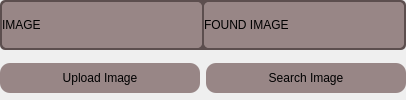
              <widget class="QFrame" name="findframemain">
               <property name="enabled">
                <bool>true</bool>
               </property>
               <property name="acceptDrops">
                <bool>false</bool>
               </property>
               <property name="styleSheet">
                <string notr="true">border-radius: 5px;
</string>
               </property>
               <property name="frameShape">
                <enum>QFrame::NoFrame</enum>
               </property>
               <layout class="QVBoxLayout" name="verticalLayout_9">
                <property name="spacing">
                 <number>0</number>
                </property>
                <property name="leftMargin">
                 <number>0</number>
                </property>
                <property name="topMargin">
                 <number>0</number>
                </property>
                <property name="rightMargin">
                 <number>0</number>
                </property>
                <property name="bottomMargin">
                 <number>0</number>
                </property>
                <item>
                 <widget class="QFrame" name="findframe">
                  <property name="styleSheet">
                   <string notr="true">background-color: rgb(92, 78, 78);</string>
                  </property>
                  <property name="frameShape">
                   <enum>QFrame::NoFrame</enum>
                  </property>
                  <layout class="QGridLayout" name="gridLayout_3">
                   <property name="leftMargin">
                    <number>2</number>
                   </property>
                   <property name="topMargin">
                    <number>2</number>
                   </property>
                   <property name="rightMargin">
                    <number>2</number>
                   </property>
                   <property name="bottomMargin">
                    <number>2</number>
                   </property>
                   <property name="spacing">
                    <number>2</number>
                   </property>
                   <item row="0" column="0">
                    <widget class="QFrame" name="findimage_2">
                     <property name="styleSheet">
                      <string notr="true">background-color: rgb(0, 170, 255);
background-color: rgb(152, 134, 134);</string>
                     </property>
                     <property name="frameShape">
                      <enum>QFrame::NoFrame</enum>
                     </property>
                     <property name="lineWidth">
                      <number>0</number>
                     </property>
                     <layout class="QHBoxLayout" name="horizontalLayout_4">
                      <property name="spacing">
                       <number>0</number>
                      </property>
                      <property name="leftMargin">
                       <number>0</number>
                      </property>
                      <property name="topMargin">
                       <number>0</number>
                      </property>
                      <property name="rightMargin">
                       <number>0</number>
                      </property>
                      <property name="bottomMargin">
                       <number>0</number>
                      </property>
                      <item>
                       <widget class="QLabel" name="label_20">
                        <property name="minimumSize">
                         <size>
                          <width>200</width>
                          <height>0</height>
                         </size>
                        </property>
                        <property name="maximumSize">
                         <size>
                          <width>500</width>
                          <height>500</height>
                         </size>
                        </property>
                        <property name="styleSheet">
                         <string notr="true"/>
                        </property>
                        <property name="lineWidth">
                         <number>0</number>
                        </property>
                        <property name="text">
                         <string>IMAGE</string>
                        </property>
                        <property name="scaledContents">
                         <bool>true</bool>
                        </property>
                       </widget>
                      </item>
                     </layout>
                    </widget>
                   </item>
                   <item row="0" column="1">
                    <widget class="QFrame" name="results_2">
                     <property name="styleSheet">
                      <string notr="true">background-color: rgb(170, 0, 0);
background-color: rgb(152, 134, 134);</string>
                     </property>
                     <property name="frameShape">
                      <enum>QFrame::NoFrame</enum>
                     </property>
                     <property name="lineWidth">
                      <number>0</number>
                     </property>
                     <layout class="QHBoxLayout" name="horizontalLayout_27">
                      <property name="spacing">
                       <number>0</number>
                      </property>
                      <property name="leftMargin">
                       <number>0</number>
                      </property>
                      <property name="topMargin">
                       <number>0</number>
                      </property>
                      <property name="rightMargin">
                       <number>0</number>
                      </property>
                      <property name="bottomMargin">
                       <number>0</number>
                      </property>
                      <item>
                       <widget class="QLabel" name="found_label">
                        <property name="minimumSize">
                         <size>
                          <width>200</width>
                          <height>0</height>
                         </size>
                        </property>
                        <property name="maximumSize">
                         <size>
                          <width>500</width>
                          <height>500</height>
                         </size>
                        </property>
                        <property name="styleSheet">
                         <string notr="true"/>
                        </property>
                        <property name="lineWidth">
                         <number>0</number>
                        </property>
                        <property name="text">
                         <string>FOUND IMAGE</string>
                        </property>
                        <property name="scaledContents">
                         <bool>true</bool>
                        </property>
                       </widget>
                      </item>
                     </layout>
                    </widget>
                   </item>
                  </layout>
                 </widget>
                </item>
                <item>
                 <widget class="QFrame" name="frame_7">
                  <property name="maximumSize">
                   <size>
                    <width>16777215</width>
                    <height>50</height>
                   </size>
                  </property>
                  <property name="styleSheet">
                   <string notr="true"/>
                  </property>
                  <property name="frameShape">
                   <enum>QFrame::NoFrame</enum>
                  </property>
                  <property name="lineWidth">
                   <number>0</number>
                  </property>
                  <layout class="QHBoxLayout" name="horizontalLayout_28">
                   <property name="spacing">
                    <number>6</number>
                   </property>
                   <property name="leftMargin">
                    <number>0</number>
                   </property>
                   <property name="topMargin">
                    <number>6</number>
                   </property>
                   <property name="rightMargin">
                    <number>0</number>
                   </property>
                   <property name="bottomMargin">
                    <number>0</number>
                   </property>
                   <item>
                    <widget class="QPushButton" name="imagebtn_2">
                     <property name="maximumSize">
                      <size>
                       <width>300</width>
                       <height>16777215</height>
                      </size>
                     </property>
                     <property name="cursor">
                      <cursorShape>PointingHandCursor</cursorShape>
                     </property>
                     <property name="statusTip">
                      <string>Upload image</string>
                     </property>
                     <property name="styleSheet">
                      <string notr="true">background-color:#988686;
height: 20;
border-radius: 10;
border-color: blue;
padding: 5px;
font: 10pt &quot;Arial Rounded MT Bold&quot;;
</string>
                     </property>
                     <property name="text">
                      <string>Upload Image</string>
                     </property>
                    </widget>
                   </item>
                   <item>
                    <widget class="QPushButton" name="find_btn_4">
                     <property name="maximumSize">
                      <size>
                       <width>300</width>
                       <height>16777215</height>
                      </size>
                     </property>
                     <property name="cursor">
                      <cursorShape>PointingHandCursor</cursorShape>
                     </property>
                     <property name="statusTip">
                      <string>Search image</string>
                     </property>
                     <property name="styleSheet">
                      <string notr="true">background-color:#988686;
height: 20;
border-radius: 10;
border-color: blue;
padding: 5px;
font: 10pt &quot;Arial Rounded MT Bold&quot;;
</string>
                     </property>
                     <property name="text">
                      <string>Search Image</string>
                     </property>
                    </widget>
                   </item>
                  </layout>
                 </widget>
                </item>
               </layout>
              </widget>
